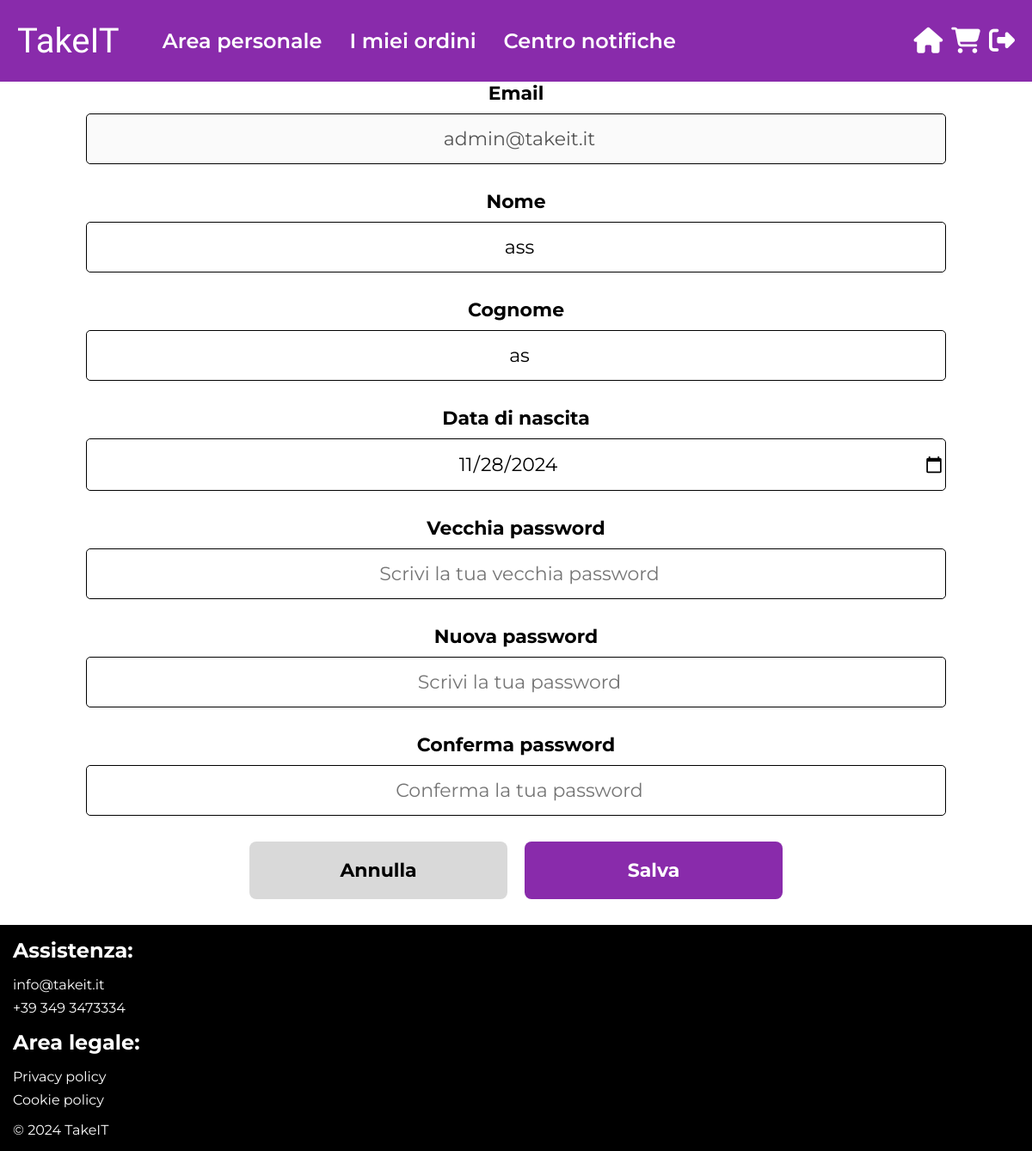
Page /TakeIT/modifica-informazioni.php (signed in) on the committed database.
### tables this page shows
CREATE TABLE `utente` (
  `email` varchar(255) NOT NULL,
  `password` varchar(255) NOT NULL,
  `nome` varchar(255) DEFAULT NULL,
  `cognome` varchar(255) DEFAULT NULL,
  `dataDiNascita` date DEFAULT NULL,
  `ruolo` enum('venditore','cliente') NOT NULL,
  `salt` varchar(255) DEFAULT NULL,
  `cellulare` varchar(15) DEFAULT NULL
);

### TakeIT/modifica-informazioni.php (called while the page is built, shortened)
<?php
require_once 'bootstrap.php';
$templateParams["titolo"] = "TakeIT - Modifica Informazioni";
$templateParams["nome"] = "modifica-informazioni-form.php";
$templateParams["css"] = "modifica-utente.css";
if (!isset($_SESSION["utente_informazioni"])) {
    $templateParams["informazioni"] = $dbh->getInformazioni($_SESSION["email"]);
} else {
    $templateParams["informazioni"] = $_SESSION["utente_informazioni"];
}
require 'template/base.php';
?>

### TakeIT/db/database.php (called while the page is built, shortened)
<?php
class DatabaseHelper{
    private $db;
    public function __construct($servername, $username, $password, $dbname){
        $this->db = new mysqli($servername, $username, $password, $dbname);
    }
    public function getInformazioni($email_utente){
        $stmt = $this->db->prepare("SELECT * FROM utente WHERE email = ?");
        $stmt->bind_param('s',$email_utente);
        $stmt->execute();
        $result = $stmt->get_result();
        return $result->fetch_assoc();
    }
}
?>

### TakeIT/bootstrap.php (called while the page is built, shortened)
<?php
require_once("db/database.php");
$dbh = new DatabaseHelper("localhost", "root", "Burberino!202021", "ecommerce_tw");
?>

### TakeIT/template/modifica-informazioni-form.php (the view, shortened to what this page needs)
<form method="POST" name="formModifica" id="formModifica">
    <ul>
        <li>
            <label for="email">Email</label>
            <input type="text" id="email" name="email" placeholder="Scrivi la tua email" value="<?php echo htmlspecialchars($templateParams["informazioni"]["email"]); ?>" disabled/>
        </li>
        <li>
            <label for="nome">Nome</label>
            <input type="text" id="nome" name="nome" placeholder="Scrivi il tuo nome" value="<?php echo htmlspecialchars($templateParams["informazioni"]["nome"]); ?>" required/>
        </li>
        <li>
            <label for="cognome">Cognome</label>
            <input type="text" id="cognome" name="cognome" placeholder="Scrivi il tuo cognome" value="<?php echo htmlspecialchars($templateParams["informazioni"]["cognome"]); ?>" required/>
        </li>
        <li>
            <label for="dataDiNascita">Data di nascita</label>
            <input type="date" id="dataDiNascita" name="dataDiNascita" value="<?php echo htmlspecialchars($templateParams["informazioni"]["dataDiNascita"]); ?>" required/>
        </li>
        <li>
            <label for="vecchiaPassword">Vecchia password</label>
            <input type="password" id="vecchiaPassword" name="vecchiaPassword" placeholder="Scrivi la tua vecchia password" required />
        </li>
        <li>
            <label for="password">Nuova password</label>
            <input type="password" id="password" name="password" placeholder="Scrivi la tua password" required />
        </li>
        <li>
            <label for="confermaPassword">Conferma password</label>
            <input type="password" id="confermaPassword" name="confermaPassword" placeholder="Conferma la tua password" required />
        </li>
        <li>
            <a href="profilo.php" aria-label="Torna alla pagina profilo">Annulla</a>
            <input type="button" name="salva" value="Salva" onclick="controllaInfoPersonali(event)"/>
        </li>
    </ul>
</form>

### TakeIT/css/system.css (style rules this page uses)
:root { --color-primary-300: #892BAB; --color-primary-500: #6E238A; --color-primary-700: #601F7A; --color-error: #AD0900; --color-error-dark: #850700; --color-dark-gray: #B8B8B8; --color-light-gray: #F5F5F5; --color-gray: #D9D9D9; --color-success: #2C6426; --color-success-dark: #255520; }
html { scroll-behavior: smooth; }
body, h1, h2, a, p, input, button { margin: 0; padding: 0; }
body { font-family: "Montserrat", sans-serif; color: #000000; background-color: #ffffff; }
textarea, input { font-family: 'Montserrat', sans-serif; }

### TakeIT/css/modifica-utente.css (style rules this page uses)
main form ul { list-style: none; margin: 0px; padding: 0px; }
main form label { width: 100%; font-size: 22px; font-weight: bold; margin-bottom: 10px; color: #000000; }
main form input { width: 100%; margin-bottom: 25px; padding: 15px 0px 15px 8px; font-size: 22px; border: 1px solid #000000; border-radius: 5px; height: auto; box-sizing: border-box; }
main > form > ul li:last-child { display: flex; justify-content: center; gap: 20px; }
main > form > ul li:last-child input[name="salva"], main > form > ul li:last-child a { flex: 1; max-width: 300px; text-align: center; }
main > form > ul li:last-child input[name="salva"] { font-weight: bold; background-color: var(--color-primary-300); color: #FFFFFF; border: none; padding: 10px 20px; cursor: pointer; border-radius: 8px; }
main > form > ul li:last-child a { font-weight: bold; background-color: var(--color-gray); color: #000000; border: none; padding: 10px 20px; cursor: pointer; border-radius: 8px; height: fit-content; box-sizing: border-box; text-decoration: none; }
main > form > ul li:last-child input { font-size: 18px; }
@media (min-width: 768px) { main form { margin: auto; } }
@media (min-width: 768px) { main ul { width: 600px; } }
@media (min-width: 768px) { main form label { display: block; margin-bottom: 10px; } }
@media (min-width: 768px) { main form input[type="button"] { font-size: 25px; padding: 20px 30px; } }
@media (min-width: 768px) { main form input { text-align: center; margin-bottom: 30px; } }
@media (min-width: 768px) { main > form > ul li:last-child input[name="salva"] { font-size: 20px; padding: 15px 30px; } }
@media (min-width: 768px) { main > form > ul li:last-child a { font-size: 20px; padding: 15px 30px; } }
@media (min-width: 1200px) { main ul { width: 1000px; } }
@media (min-width: 1200px) { main > form > ul li:last-child input[name="salva"] { font-size: 22px; padding: 20px 40px; } }
@media (min-width: 1200px) { main > form > ul li:last-child a { font-size: 22px; padding: 20px 40px; } }

### rows in the picture
utente: email "admin@takeit.it", nome "ass", cognome "as", dataDiNascita "11/28/2024"
